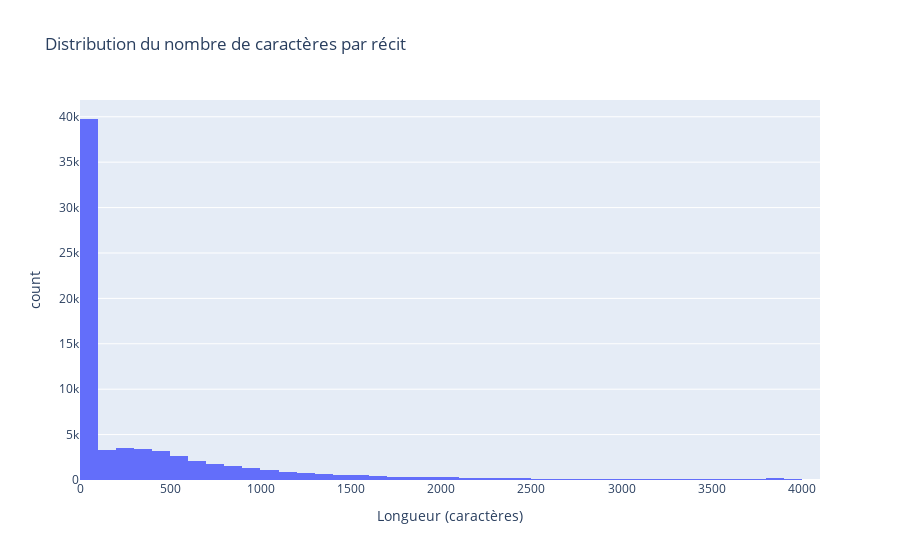
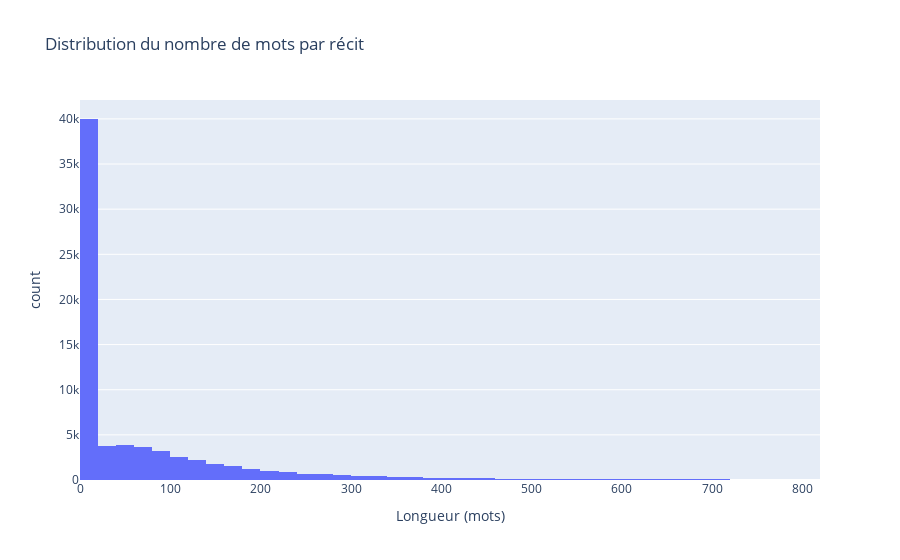

The cell these charts' notebook holds for them, in order:
### Markdown cell above
Pour **df_post** : on retrouve l’ensemble des 11 catégories de produit, avec une majorité de Mortgage, Debt collection et Credit reporting, qui représentent 68 % du volume total.

Dans **df_clean**, seules 4 catégories subsistent après le filtrage « combo », car pour les autres produits, tous les récits étaient systématiquement absents (pct_missing = 100 %) et ont donc été exclus.

### Code cell
import polars as pl
import plotly.express as px
import pandas as pd

# --- 1) Distribution des longueurs de récit via conversion en pandas ---

# On extrait la colonne narrative en pandas pour utiliser str.len() et str.split()
pdf = df_clean.select(["narrative"]).to_pandas()

# Nombre de caractères
pdf["char_length"] = pdf["narrative"].str.len()

# Nombre de mots
pdf["word_count"] = pdf["narrative"].str.split().str.len()

# Statistiques sommaires
lengths_summary = {
    "min_chars":    pdf["char_length"].min(),
    "q1_chars":     pdf["char_length"].quantile(0.25),
    "median_chars": pdf["char_length"].median(),
    "q3_chars":     pdf["char_length"].quantile(0.75),
    "max_chars":    pdf["char_length"].max(),
    "min_words":    pdf["word_count"].min(),
    "q1_words":     pdf["word_count"].quantile(0.25),
    "median_words": pdf["word_count"].median(),
    "q3_words":     pdf["word_count"].quantile(0.75),
    "max_words":    pdf["word_count"].max(),
}
print("Résumé des longueurs de récits :")
for metric, value in lengths_summary.items():
    print(f"  {metric:<12}: {value}")

# Histogrammes interactifs
fig1 = px.histogram(
    pdf, x="char_length", nbins=50,
    title="Distribution du nombre de caractères par récit",
    labels={"char_length": "Longueur (caractères)"}
)
fig1.show()

fig2 = px.histogram(
    pdf, x="word_count", nbins=50,
    title="Distribution du nombre de mots par récit",
    labels={"word_count": "Longueur (mots)"}
)
fig2.show()

### Figure 1 — Plotly figure (JSON) as saved in the notebook; plotly's stock layout.template omitted (floating-point values rounded to 4 significant figures; data arrays with more than 128 entries replaced by an {"elided": "..."} marker saying what was removed)
{"data": [{"bingroup": "x", "hovertemplate": "Longueur (caractères)=%{x}<br>count=%{y}<extra></extra>", "legendgroup": "", "marker": {"color": "#636efa", "pattern": {"shape": ""}}, "name": "", "nbinsx": 50, "orientation": "v", "showlegend": false, "type": "histogram", "x": {"elided": "71199 int values"}, "xaxis": "x", "yaxis": "y"}], "layout": {"barmode": "relative", "legend": {"tracegroupgap": 0}, "title": {"text": "Distribution du nombre de caractères par récit"}, "xaxis": {"anchor": "y", "domain": [0, 1], "title": {"text": "Longueur (caractères)"}}, "yaxis": {"anchor": "x", "domain": [0, 1], "title": {"text": "count"}}}}

### Figure 2 — Plotly figure (JSON) as saved in the notebook; plotly's stock layout.template omitted (floating-point values rounded to 4 significant figures; data arrays with more than 128 entries replaced by an {"elided": "..."} marker saying what was removed)
{"data": [{"bingroup": "x", "hovertemplate": "Longueur (mots)=%{x}<br>count=%{y}<extra></extra>", "legendgroup": "", "marker": {"color": "#636efa", "pattern": {"shape": ""}}, "name": "", "nbinsx": 50, "orientation": "v", "showlegend": false, "type": "histogram", "x": {"elided": "71199 int values"}, "xaxis": "x", "yaxis": "y"}], "layout": {"barmode": "relative", "legend": {"tracegroupgap": 0}, "title": {"text": "Distribution du nombre de mots par récit"}, "xaxis": {"anchor": "y", "domain": [0, 1], "title": {"text": "Longueur (mots)"}}, "yaxis": {"anchor": "x", "domain": [0, 1], "title": {"text": "count"}}}}
